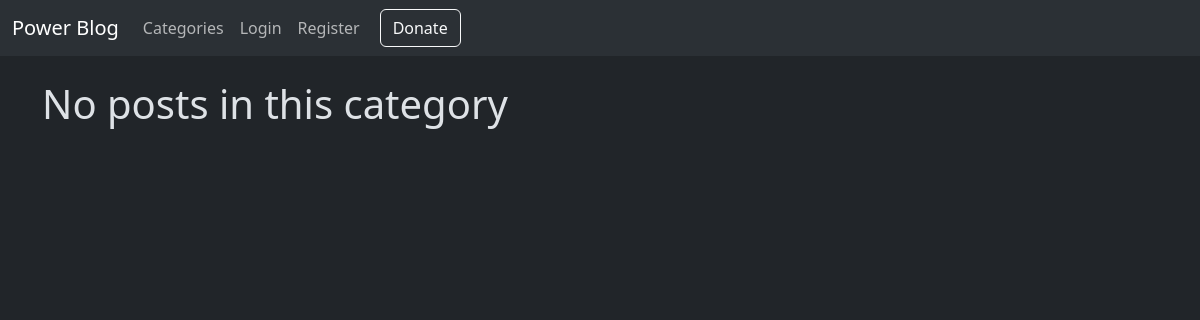
Page /category/Gaming/ on the earlier database version.
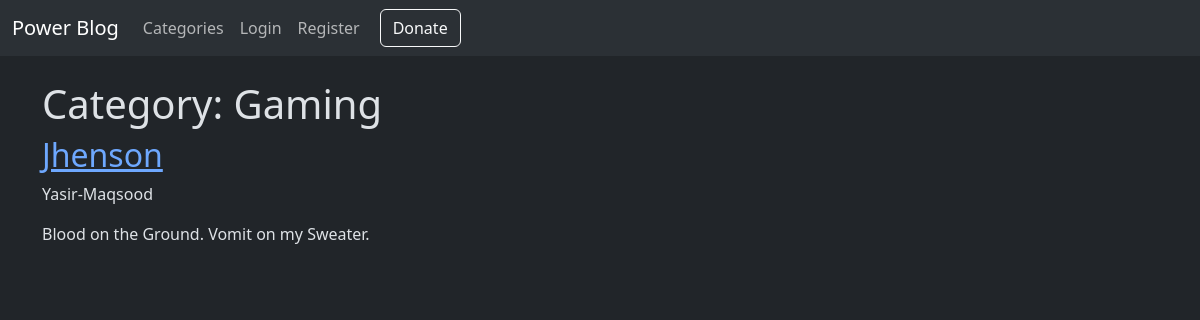
Same page on the later database version.
### theblog/models.py (models this page shows, shortened)
class Post(models.Model):
    title = models.CharField(max_length = 255)
    header_image = models.ImageField(null=True, blank=True, upload_to="images/")
    title_tag = models.CharField(max_length = 255)
    author = models.ForeignKey(User, on_delete=models.CASCADE)
    body = RichTextField(blank=True, null=True)
    post_date = models.DateField(auto_now_add=True)
    category = models.CharField(max_length=255, default='Abstract')
    snippet = models.CharField(max_length=255, default='Click to look inside. Meow!')
    likes = models.ManyToManyField(User, related_name='blog_posts')

### theblog/views.py (the view)
# urls.py: path('category/<str:cat>/', CategoryView, name='category'),
def CategoryView(request, cat):
    cache_page = CACHE_TTL
    category_posts = Post.objects.filter(category=cat.replace("-", ' '))
    return render(request, 'categories.html', {'cat':cat.title().replace('-',' '), 'category_posts':category_posts})

### theblog/templates/categories.html (shortened to what this page needs)
{% extends 'base.html'%}
{% block content %}
{% if category_posts %}
<h1>Category: {{cat}}</h1>
{% for post in category_posts %}
<h2><a href="{%url 'article-detail' post.pk%}">{{ post.title }}</a></h2>
{{ post.author.first_name }}-{{ post.author.last_name }}
<p>{{ post.body|slice:":200"|safe }}</p>
{% endfor %}
{% else %}
<h1>No posts in this category</h1>
{% endif %}
{% endblock %}

Differences in the rows shown:
added Post: category "Gaming", title "Jhenson", author.first_name "Yasir", author.last_name "Maqsood", body "Blood on the Ground. Vomit on my Sweater."
Other differences:
text no longer shown: "No posts in this category"
text now shown: "Category:"
